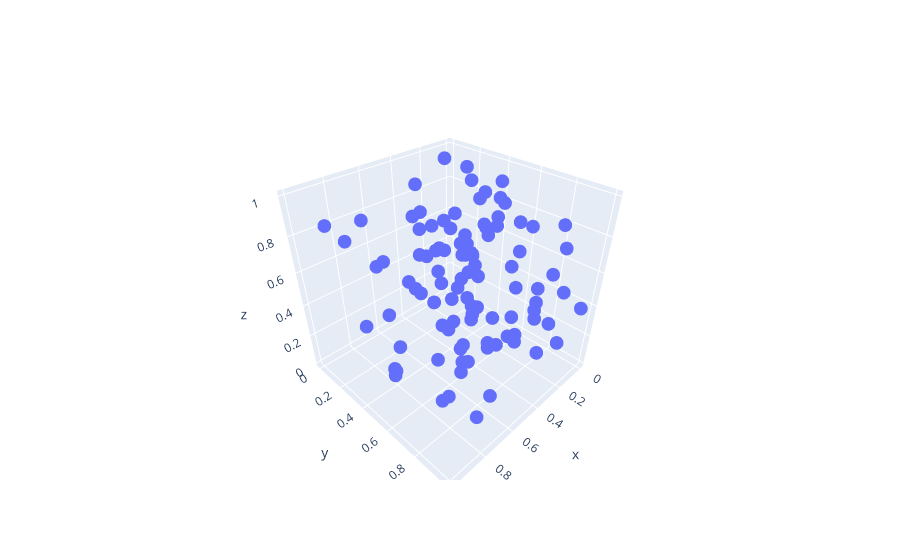

Notebook code for this chart:
### Code cell
import open3d as o3d
import numpy as np
import plotly.graph_objects as go

# 生成一个点云
pcd = o3d.geometry.PointCloud()
pcd.points = o3d.utility.Vector3dVector(np.random.rand(100, 3))

# 提取 XYZ 坐标
xyz = np.asarray(pcd.points)
x, y, z = xyz[:,0], xyz[:,1], xyz[:,2]

# 用 plotly 绘制 3D 图
fig = go.Figure(data=[go.Scatter3d(x=x, y=y, z=z, mode='markers')])
fig.update_layout(scene=dict(aspectmode='data'))
fig.show()
